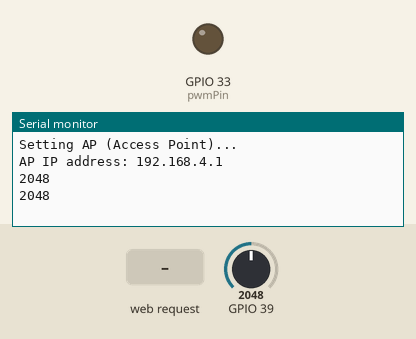
Recording of a program running on a simulated ESP32. On the bench: output pins drawn as LEDs (lit = HIGH), the last lines printed to the serial monitor. Inputs (shaded band) come from the test bench; at power-on: GPIO 39 = 2048.

Above: at 1.2 s.
1.3 s: HTTP request GET /val received
At 1.9 s:
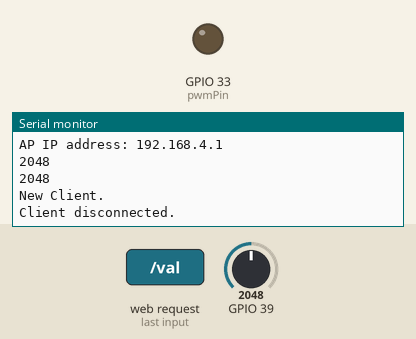
2.8 s: HTTP request GET /?value= received
At 2.96 s:
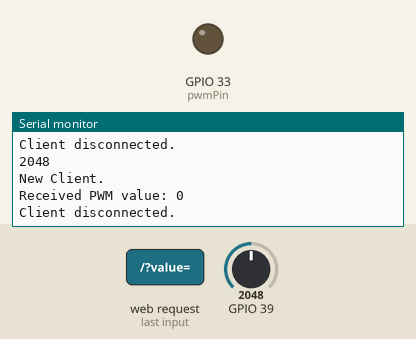

Measured:
- after the input at 1.3 s, the serial monitor: prints a new line at once (image 1)
- after the input at 2.8 s, the serial monitor: prints a new line at once (image 2)

The program:

main.cpp
```cpp
#include <WiFi.h>
#include "driver/ledc.h"
#include "driver/adc.h"

// Wi-Fi credentials
const char* ssid = "ESP32-Access-Point";
const char* password = "123456789";

// PWM configuration
const int pwmChannel = 0;
const int pwmFreq = 20000;       // 20 kHz
const int pwmResolution = 8;     // 8-bit resolution (0–255)
const int pwmPin = 33;

// Web server
WiFiServer server(80);
String header;
int pwmValue = 0;

int val = 0;

TaskHandle_t Task1;

void Task1code(void * parameter) {
  // Setup Access Point
  Serial.println("Setting AP (Access Point)...");
  WiFi.softAP(ssid, password);
  IPAddress IP = WiFi.softAPIP();
  Serial.print("AP IP address: ");
  Serial.println(IP);

  server.begin();

  for (;;) {
    WiFiClient client = server.available();
    if (client) {
      Serial.println("New Client.");
      String currentLine = "";
      header = "";

      while (client.connected()) {
        if (client.available()) {
          char c = client.read();
          header += c;
          if (c == '\n') {
            if (currentLine.length() == 0) {

              // Handle AJAX request for analog value
              if (header.indexOf("GET /val") >= 0) {
                client.println("HTTP/1.1 200 OK");
                client.println("Content-type:text/plain");
                client.println("Connection: close");
                client.println();
                client.println(val);  // Return analog value
                break;
              }

              // Parse GET request for PWM value
              if (header.indexOf("GET /?value=") >= 0) {
                int start = header.indexOf("value=") + 6;
                int end = header.indexOf(" ", start);
                String valueStr = header.substring(start, end);
                pwmValue = constrain(valueStr.toInt(), 0, 255);
                Serial.print("Received PWM value: ");
                Serial.println(pwmValue);
                ledcWrite(pwmChannel, pwmValue);
              }

              // Respond with web page
              client.println("HTTP/1.1 200 OK");
              client.println("Content-type:text/html");
              client.println("Connection: close");
              client.println();

              client.println("<!DOCTYPE html><html>");
              client.println("<head><meta name=\"viewport\" content=\"width=device-width, initial-scale=1\">");
              client.println("<title>ESP32 PWM Control</title></head>");
              client.println("<body><h1>ESP32 PWM Control</h1>");
              client.println("<p>Current PWM Value: " + String(pwmValue) + "</p>");
              client.println("<p>Current Analog Read Value: <span id=\"val\">Loading...</span></p>");
              client.println("<form action=\"/\" method=\"GET\">");
              client.println("Set PWM (0 to 255): <input type=\"number\" name=\"value\" min=\"0\" max=\"255\" required>");
              client.println("<input type=\"submit\" value=\"Set PWM\"></form>");

              // JavaScript to update analog value every second
              client.println("<script>");
              client.println("setInterval(function() {");
              client.println("  fetch('/val').then(response => response.text()).then(data => {");
              client.println("    document.getElementById('val').innerText = data;");
              client.println("  });");
              client.println("}, 1000);");
              client.println("</script>");

              client.println("</body></html>");
              client.println();
              break;
            } else {
              currentLine = "";
            }
          } else if (c != '\r') {
            currentLine += c;
          }
        }
      }
      client.stop();
      Serial.println("Client disconnected.");
    }
  }
}

void setup() {
  Serial.begin(115200);

  // Configure ADC
  adc1_config_width(ADC_WIDTH_12Bit);
  adc1_config_channel_atten(ADC1_CHANNEL_3, ADC_ATTEN_DB_12);

  // Setup PWM on pin 33
  ledcSetup(pwmChannel, pwmFreq, pwmResolution);
  ledcAttachPin(pwmPin, pwmChannel);
  ledcWrite(pwmChannel, pwmValue);

  // Start web server task on core 0
  xTaskCreatePinnedToCore(
    Task1code,  // Function
    "Task1",    // Name
    10000,      // Stack size
    NULL,       // Parameter
    0,          // Priority
    &Task1,     // Task handle
    0);         // Core
}

void loop() {
  // Read analog input (averaged)
  int sum = 0;
  for (int i = 0; i < 10; i++) {
    sum += adc1_get_raw(ADC1_CHANNEL_3);
  }
  val = sum / 10;

  Serial.println(val);
  delay(1000);
}
```
